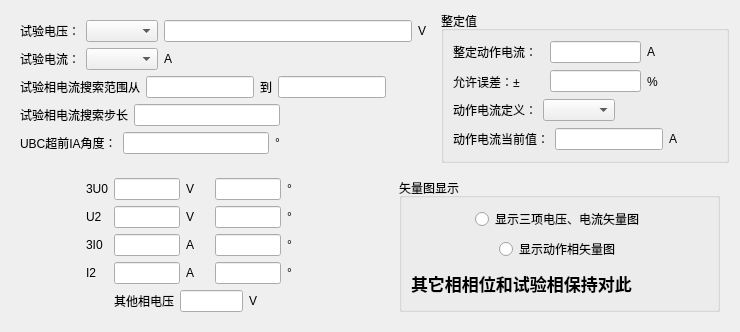
       <widget class="QWidget" name="tab_cdl">
        <attribute name="title">
         <string>测电流</string>
        </attribute>
        <layout class="QVBoxLayout" name="verticalLayout_15">
         <item>
          <layout class="QHBoxLayout" name="horizontalLayout_42">
           <item>
            <widget class="QWidget" name="widget_6" native="true">
             <layout class="QVBoxLayout" name="verticalLayout_13">
              <item>
               <layout class="QHBoxLayout" name="horizontalLayout_43">
                <item>
                 <widget class="QLabel" name="label_62">
                  <property name="text">
                   <string>试验电压：</string>
                  </property>
                 </widget>
                </item>
                <item>
                 <widget class="QComboBox" name="comboBox_7"/>
                </item>
                <item>
                 <widget class="QLineEdit" name="lineEdit_35"/>
                </item>
                <item>
                 <widget class="QLabel" name="label_63">
                  <property name="text">
                   <string>V</string>
                  </property>
                 </widget>
                </item>
               </layout>
              </item>
              <item>
               <layout class="QHBoxLayout" name="horizontalLayout_44">
                <item>
                 <widget class="QLabel" name="label_64">
                  <property name="text">
                   <string>试验电流：</string>
                  </property>
                 </widget>
                </item>
                <item>
                 <widget class="QComboBox" name="comboBox_8"/>
                </item>
                <item>
                 <widget class="QLabel" name="label_65">
                  <property name="text">
                   <string>A</string>
                  </property>
                 </widget>
                </item>
                <item>
                 <spacer name="horizontalSpacer_47">
                  <property name="orientation">
                   <enum>Qt::Horizontal</enum>
                  </property>
                  <property name="sizeHint" stdset="0">
                   <size>
                    <width>40</width>
                    <height>20</height>
                   </size>
                  </property>
                 </spacer>
                </item>
               </layout>
              </item>
              <item>
               <layout class="QHBoxLayout" name="horizontalLayout_45">
                <item>
                 <widget class="QLabel" name="label_66">
                  <property name="text">
                   <string>试验相电流搜索范围从</string>
                  </property>
                 </widget>
                </item>
                <item>
                 <widget class="QLineEdit" name="lineEdit_37"/>
                </item>
                <item>
                 <widget class="QLabel" name="label_67">
                  <property name="text">
                   <string>到</string>
                  </property>
                 </widget>
                </item>
                <item>
                 <widget class="QLineEdit" name="lineEdit_38"/>
                </item>
                <item>
                 <spacer name="horizontalSpacer_48">
                  <property name="orientation">
                   <enum>Qt::Horizontal</enum>
                  </property>
                  <property name="sizeHint" stdset="0">
                   <size>
                    <width>40</width>
                    <height>20</height>
                   </size>
                  </property>
                 </spacer>
                </item>
               </layout>
              </item>
              <item>
               <layout class="QHBoxLayout" name="horizontalLayout_46">
                <item>
                 <widget class="QLabel" name="label_68">
                  <property name="text">
                   <string>试验相电流搜索步长</string>
                  </property>
                 </widget>
                </item>
                <item>
                 <widget class="QLineEdit" name="lineEdit_39"/>
                </item>
                <item>
                 <spacer name="horizontalSpacer_46">
                  <property name="orientation">
                   <enum>Qt::Horizontal</enum>
                  </property>
                  <property name="sizeHint" stdset="0">
                   <size>
                    <width>40</width>
                    <height>20</height>
                   </size>
                  </property>
                 </spacer>
                </item>
               </layout>
              </item>
              <item>
               <layout class="QHBoxLayout" name="horizontalLayout_52">
                <item>
                 <widget class="QLabel" name="label_80">
                  <property name="text">
                   <string>UBC超前IA角度：</string>
                  </property>
                 </widget>
                </item>
                <item>
                 <widget class="QLineEdit" name="lineEdit_36"/>
                </item>
                <item>
                 <widget class="QLabel" name="label_81">
                  <property name="text">
                   <string>°</string>
                  </property>
                 </widget>
                </item>
                <item>
                 <spacer name="horizontalSpacer_41">
                  <property name="orientation">
                   <enum>Qt::Horizontal</enum>
                  </property>
                  <property name="sizeHint" stdset="0">
                   <size>
                    <width>40</width>
                    <height>20</height>
                   </size>
                  </property>
                 </spacer>
                </item>
               </layout>
              </item>
             </layout>
            </widget>
           </item>
           <item>
            <widget class="QGroupBox" name="groupBox_6">
             <property name="title">
              <string>整定值</string>
             </property>
             <layout class="QVBoxLayout" name="verticalLayout_14" stretch="1,1,1,1">
              <item>
               <layout class="QHBoxLayout" name="horizontalLayout_47" stretch="3,3,1,0">
                <item>
                 <widget class="QLabel" name="label_69">
                  <property name="text">
                   <string>整定动作电流：</string>
                  </property>
                 </widget>
                </item>
                <item>
                 <widget class="QLineEdit" name="lineEdit_40"/>
                </item>
                <item>
                 <widget class="QLabel" name="label_70">
                  <property name="text">
                   <string>A</string>
                  </property>
                 </widget>
                </item>
                <item>
                 <spacer name="horizontalSpacer_45">
                  <property name="orientation">
                   <enum>Qt::Horizontal</enum>
                  </property>
                  <property name="sizeHint" stdset="0">
                   <size>
                    <width>40</width>
                    <height>20</height>
                   </size>
                  </property>
                 </spacer>
                </item>
               </layout>
              </item>
              <item>
               <layout class="QHBoxLayout" name="horizontalLayout_48" stretch="3,3,1,0">
                <item>
                 <widget class="QLabel" name="label_71">
                  <property name="text">
                   <string>允许误差：±</string>
                  </property>
                 </widget>
                </item>
                <item>
                 <widget class="QLineEdit" name="lineEdit_41"/>
                </item>
                <item>
                 <widget class="QLabel" name="label_72">
                  <property name="text">
                   <string>%</string>
                  </property>
                 </widget>
                </item>
                <item>
                 <spacer name="horizontalSpacer_44">
                  <property name="orientation">
                   <enum>Qt::Horizontal</enum>
                  </property>
                  <property name="sizeHint" stdset="0">
                   <size>
                    <width>40</width>
                    <height>20</height>
                   </size>
                  </property>
                 </spacer>
                </item>
               </layout>
              </item>
              <item>
               <layout class="QHBoxLayout" name="horizontalLayout_38">
                <item>
                 <widget class="QLabel" name="label_59">
                  <property name="text">
                   <string>动作电流定义：</string>
                  </property>
                 </widget>
                </item>
                <item>
                 <widget class="QComboBox" name="comboBox_6"/>
                </item>
                <item>
                 <spacer name="horizontalSpacer_42">
                  <property name="orientation">
                   <enum>Qt::Horizontal</enum>
                  </property>
                  <property name="sizeHint" stdset="0">
                   <size>
                    <width>40</width>
                    <height>20</height>
                   </size>
                  </property>
                 </spacer>
                </item>
               </layout>
              </item>
              <item>
               <layout class="QHBoxLayout" name="horizontalLayout_39">
                <item>
                 <widget class="QLabel" name="label_60">
                  <property name="text">
                   <string>动作电流当前值：</string>
                  </property>
                 </widget>
                </item>
                <item>
                 <widget class="QLineEdit" name="lineEdit_34"/>
                </item>
                <item>
                 <widget class="QLabel" name="label_61">
                  <property name="text">
                   <string>A</string>
                  </property>
                 </widget>
                </item>
                <item>
                 <spacer name="horizontalSpacer_43">
                  <property name="orientation">
                   <enum>Qt::Horizontal</enum>
                  </property>
                  <property name="sizeHint" stdset="0">
                   <size>
                    <width>40</width>
                    <height>20</height>
                   </size>
                  </property>
                 </spacer>
                </item>
               </layout>
              </item>
             </layout>
            </widget>
           </item>
          </layout>
         </item>
         <item>
          <layout class="QHBoxLayout" name="horizontalLayout_32">
           <item>
            <widget class="QWidget" name="widget_4" native="true">
             <layout class="QVBoxLayout" name="verticalLayout_10" stretch="1,1,1,1,1">
              <item>
               <layout class="QHBoxLayout" name="horizontalLayout_33" stretch="3,1,3,1,3,1,3">
                <item>
                 <spacer name="horizontalSpacer_27">
                  <property name="orientation">
                   <enum>Qt::Horizontal</enum>
                  </property>
                  <property name="sizeHint" stdset="0">
                   <size>
                    <width>40</width>
                    <height>20</height>
                   </size>
                  </property>
                 </spacer>
                </item>
                <item>
                 <widget class="QLabel" name="label_45">
                  <property name="text">
                   <string>3U0</string>
                  </property>
                 </widget>
                </item>
                <item>
                 <widget class="QLineEdit" name="lineEdit_25"/>
                </item>
                <item>
                 <widget class="QLabel" name="label_46">
                  <property name="text">
                   <string>V</string>
                  </property>
                 </widget>
                </item>
                <item>
                 <widget class="QLineEdit" name="lineEdit_26"/>
                </item>
                <item>
                 <widget class="QLabel" name="label_47">
                  <property name="text">
                   <string>°</string>
                  </property>
                 </widget>
                </item>
                <item>
                 <spacer name="horizontalSpacer_28">
                  <property name="orientation">
                   <enum>Qt::Horizontal</enum>
                  </property>
                  <property name="sizeHint" stdset="0">
                   <size>
                    <width>40</width>
                    <height>20</height>
                   </size>
                  </property>
                 </spacer>
                </item>
               </layout>
              </item>
              <item>
               <layout class="QHBoxLayout" name="horizontalLayout_34" stretch="3,1,3,1,3,1,3">
                <item>
                 <spacer name="horizontalSpacer_29">
                  <property name="orientation">
                   <enum>Qt::Horizontal</enum>
                  </property>
                  <property name="sizeHint" stdset="0">
                   <size>
                    <width>40</width>
                    <height>20</height>
                   </size>
                  </property>
                 </spacer>
                </item>
                <item>
                 <widget class="QLabel" name="label_48">
                  <property name="text">
                   <string>U2</string>
                  </property>
                 </widget>
                </item>
                <item>
                 <widget class="QLineEdit" name="lineEdit_27"/>
                </item>
                <item>
                 <widget class="QLabel" name="label_49">
                  <property name="text">
                   <string>V</string>
                  </property>
                 </widget>
                </item>
                <item>
                 <widget class="QLineEdit" name="lineEdit_28"/>
                </item>
                <item>
                 <widget class="QLabel" name="label_50">
                  <property name="text">
                   <string>°</string>
                  </property>
                 </widget>
                </item>
                <item>
                 <spacer name="horizontalSpacer_30">
                  <property name="orientation">
                   <enum>Qt::Horizontal</enum>
                  </property>
                  <property name="sizeHint" stdset="0">
                   <size>
                    <width>40</width>
                    <height>20</height>
                   </size>
                  </property>
                 </spacer>
                </item>
               </layout>
              </item>
              <item>
               <layout class="QHBoxLayout" name="horizontalLayout_35" stretch="3,1,3,1,3,1,3">
                <item>
                 <spacer name="horizontalSpacer_31">
                  <property name="orientation">
                   <enum>Qt::Horizontal</enum>
                  </property>
                  <property name="sizeHint" stdset="0">
                   <size>
                    <width>40</width>
                    <height>20</height>
                   </size>
                  </property>
                 </spacer>
                </item>
                <item>
                 <widget class="QLabel" name="label_51">
                  <property name="text">
                   <string>3I0</string>
                  </property>
                 </widget>
                </item>
                <item>
                 <widget class="QLineEdit" name="lineEdit_29"/>
                </item>
                <item>
                 <widget class="QLabel" name="label_52">
                  <property name="text">
                   <string>A</string>
                  </property>
                 </widget>
                </item>
                <item>
                 <widget class="QLineEdit" name="lineEdit_30"/>
                </item>
                <item>
                 <widget class="QLabel" name="label_53">
                  <property name="text">
                   <string>°</string>
                  </property>
                 </widget>
                </item>
                <item>
                 <spacer name="horizontalSpacer_32">
                  <property name="orientation">
                   <enum>Qt::Horizontal</enum>
                  </property>
                  <property name="sizeHint" stdset="0">
                   <size>
                    <width>40</width>
                    <height>20</height>
                   </size>
                  </property>
                 </spacer>
                </item>
               </layout>
              </item>
              <item>
               <layout class="QHBoxLayout" name="horizontalLayout_36" stretch="3,1,3,1,3,1,3">
                <item>
                 <spacer name="horizontalSpacer_33">
                  <property name="orientation">
                   <enum>Qt::Horizontal</enum>
                  </property>
                  <property name="sizeHint" stdset="0">
                   <size>
                    <width>40</width>
                    <height>20</height>
                   </size>
                  </property>
                 </spacer>
                </item>
                <item>
                 <widget class="QLabel" name="label_54">
                  <property name="text">
                   <string>I2</string>
                  </property>
                 </widget>
                </item>
                <item>
                 <widget class="QLineEdit" name="lineEdit_31"/>
                </item>
                <item>
                 <widget class="QLabel" name="label_55">
                  <property name="text">
                   <string>A</string>
                  </property>
                 </widget>
                </item>
                <item>
                 <widget class="QLineEdit" name="lineEdit_32"/>
                </item>
                <item>
                 <widget class="QLabel" name="label_56">
                  <property name="text">
                   <string>°</string>
                  </property>
                 </widget>
                </item>
                <item>
                 <spacer name="horizontalSpacer_34">
                  <property name="orientation">
                   <enum>Qt::Horizontal</enum>
                  </property>
                  <property name="sizeHint" stdset="0">
                   <size>
                    <width>40</width>
                    <height>20</height>
                   </size>
                  </property>
                 </spacer>
                </item>
               </layout>
              </item>
              <item>
               <layout class="QHBoxLayout" name="horizontalLayout_37" stretch="3,1,2,1,3">
                <item>
                 <spacer name="horizontalSpacer_35">
                  <property name="orientation">
                   <enum>Qt::Horizontal</enum>
                  </property>
                  <property name="sizeHint" stdset="0">
                   <size>
                    <width>40</width>
                    <height>20</height>
                   </size>
                  </property>
                 </spacer>
                </item>
                <item>
                 <widget class="QLabel" name="label_57">
                  <property name="text">
                   <string>其他相电压</string>
                  </property>
                 </widget>
                </item>
                <item>
                 <widget class="QLineEdit" name="lineEdit_33"/>
                </item>
                <item>
                 <widget class="QLabel" name="label_58">
                  <property name="text">
                   <string>V</string>
                  </property>
                 </widget>
                </item>
                <item>
                 <spacer name="horizontalSpacer_36">
                  <property name="orientation">
                   <enum>Qt::Horizontal</enum>
                  </property>
                  <property name="sizeHint" stdset="0">
                   <size>
                    <width>40</width>
                    <height>20</height>
                   </size>
                  </property>
                 </spacer>
                </item>
               </layout>
              </item>
             </layout>
            </widget>
           </item>
           <item>
            <widget class="QWidget" name="widget_5" native="true">
             <layout class="QVBoxLayout" name="verticalLayout_11">
              <item>
               <widget class="QGroupBox" name="groupBox_5">
                <property name="title">
                 <string>矢量图显示</string>
                </property>
                <layout class="QVBoxLayout" name="verticalLayout_12">
                 <item>
                  <layout class="QHBoxLayout" name="horizontalLayout_40">
                   <item>
                    <spacer name="horizontalSpacer_37">
                     <property name="orientation">
                      <enum>Qt::Horizontal</enum>
                     </property>
                     <property name="sizeHint" stdset="0">
                      <size>
                       <width>40</width>
                       <height>20</height>
                      </size>
                     </property>
                    </spacer>
                   </item>
                   <item>
                    <widget class="QRadioButton" name="radioButton_3">
                     <property name="text">
                      <string>显示三项电压、电流矢量图</string>
                     </property>
                    </widget>
                   </item>
                   <item>
                    <spacer name="horizontalSpacer_38">
                     <property name="orientation">
                      <enum>Qt::Horizontal</enum>
                     </property>
                     <property name="sizeHint" stdset="0">
                      <size>
                       <width>40</width>
                       <height>20</height>
                      </size>
                     </property>
                    </spacer>
                   </item>
                  </layout>
                 </item>
                 <item>
                  <layout class="QHBoxLayout" name="horizontalLayout_41">
                   <item>
                    <spacer name="horizontalSpacer_39">
                     <property name="orientation">
                      <enum>Qt::Horizontal</enum>
                     </property>
                     <property name="sizeHint" stdset="0">
                      <size>
                       <width>40</width>
                       <height>20</height>
                      </size>
                     </property>
                    </spacer>
                   </item>
                   <item>
                    <widget class="QRadioButton" name="radioButton_4">
                     <property name="text">
                      <string>显示动作相矢量图</string>
                     </property>
                    </widget>
                   </item>
                   <item>
                    <spacer name="horizontalSpacer_40">
                     <property name="orientation">
                      <enum>Qt::Horizontal</enum>
                     </property>
                     <property name="sizeHint" stdset="0">
                      <size>
                       <width>40</width>
                       <height>20</height>
                      </size>
                     </property>
                    </spacer>
                   </item>
                  </layout>
                 </item>
                 <item>
                  <widget class="QLabel" name="label_79">
                   <property name="font">
                    <font>
                     <pointsize>13</pointsize>
                     <bold>true</bold>
                    </font>
                   </property>
                   <property name="text">
                    <string>其它相相位和试验相保持对此</string>
                   </property>
                  </widget>
                 </item>
                </layout>
               </widget>
              </item>
             </layout>
            </widget>
           </item>
          </layout>
         </item>
        </layout>
       </widget>
